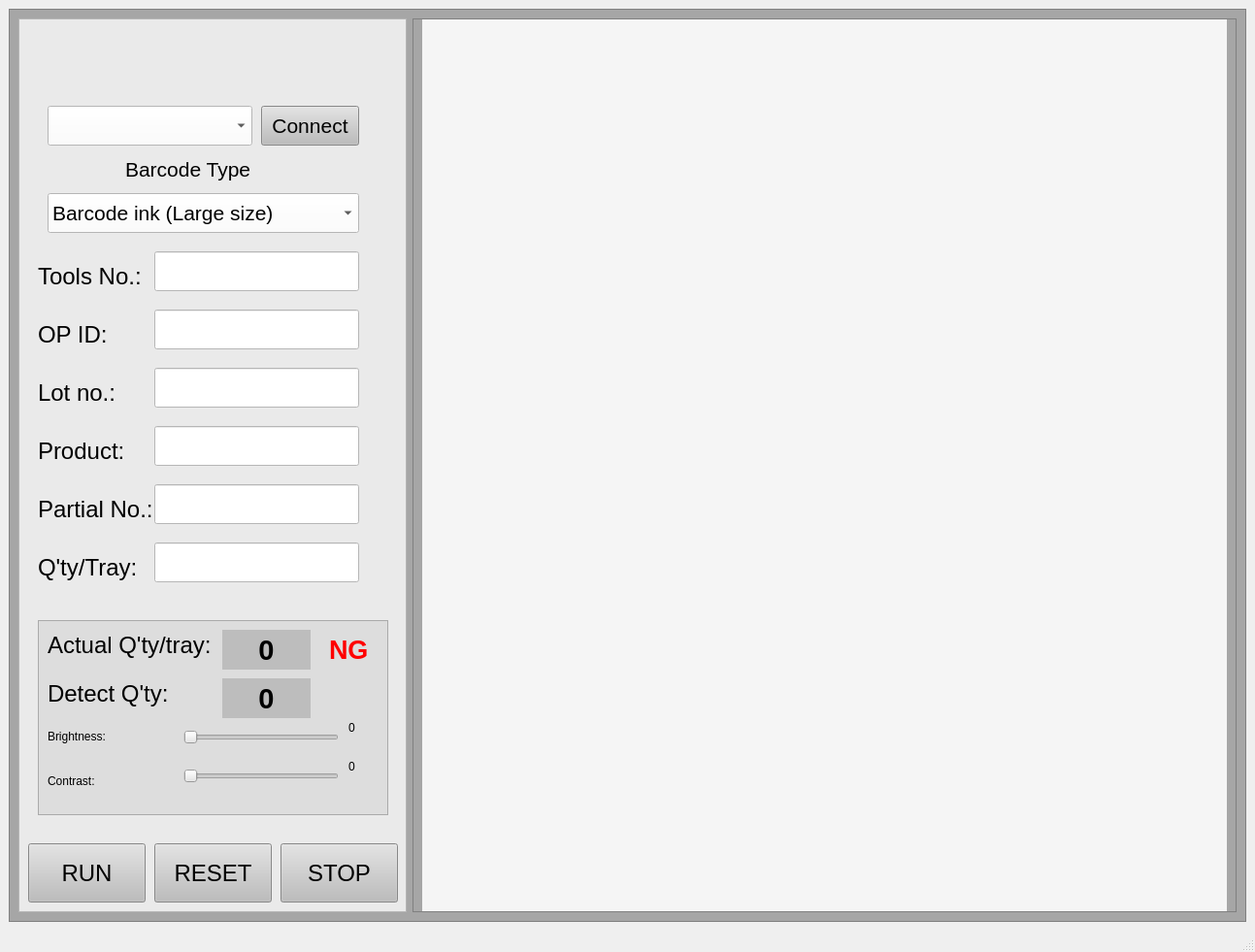
<?xml version="1.0" encoding="UTF-8"?>
<ui version="4.0">
 <class>MainWindow</class>
 <widget class="QMainWindow" name="MainWindow">
  <property name="geometry">
   <rect>
    <x>0</x>
    <y>0</y>
    <width>1293</width>
    <height>981</height>
   </rect>
  </property>
  <property name="windowTitle">
   <string>MainWindow</string>
  </property>
  <widget class="QWidget" name="centralwidget">
   <layout class="QHBoxLayout" name="horizontalLayout">
    <item>
     <widget class="QFrame" name="frame_2">
      <property name="styleSheet">
       <string notr="true">background-color: rgb(166, 166, 166);</string>
      </property>
      <property name="frameShape">
       <enum>QFrame::StyledPanel</enum>
      </property>
      <property name="frameShadow">
       <enum>QFrame::Raised</enum>
      </property>
      <layout class="QHBoxLayout" name="horizontalLayout_2">
       <item>
        <widget class="QFrame" name="frame">
         <property name="sizePolicy">
          <sizepolicy hsizetype="Expanding" vsizetype="Preferred">
           <horstretch>0</horstretch>
           <verstretch>0</verstretch>
          </sizepolicy>
         </property>
         <property name="maximumSize">
          <size>
           <width>400</width>
           <height>16777215</height>
          </size>
         </property>
         <property name="styleSheet">
          <string notr="true">background-color: rgb(234, 234, 234);</string>
         </property>
         <property name="frameShape">
          <enum>QFrame::StyledPanel</enum>
         </property>
         <property name="frameShadow">
          <enum>QFrame::Raised</enum>
         </property>
         <widget class="QComboBox" name="comboBox">
          <property name="geometry">
           <rect>
            <x>30</x>
            <y>90</y>
            <width>211</width>
            <height>41</height>
           </rect>
          </property>
          <property name="font">
           <font>
            <family>MS Shell Dlg 2</family>
            <pointsize>16</pointsize>
            <weight>50</weight>
            <italic>false</italic>
            <bold>false</bold>
           </font>
          </property>
          <property name="styleSheet">
           <string notr="true">background-color: rgb(255, 255, 255);
font: 16pt &quot;MS Shell Dlg 2&quot;;</string>
          </property>
         </widget>
         <widget class="QPushButton" name="pb_connect">
          <property name="geometry">
           <rect>
            <x>250</x>
            <y>90</y>
            <width>101</width>
            <height>41</height>
           </rect>
          </property>
          <property name="font">
           <font>
            <family>MS Shell Dlg 2</family>
            <pointsize>16</pointsize>
            <weight>9</weight>
            <italic>false</italic>
            <bold>false</bold>
           </font>
          </property>
          <property name="styleSheet">
           <string notr="true">background-color: rgb(189, 189, 189);
font: 75 16pt &quot;MS Shell Dlg 2&quot;;
</string>
          </property>
          <property name="text">
           <string>Connect</string>
          </property>
         </widget>
         <widget class="QLabel" name="op_id">
          <property name="geometry">
           <rect>
            <x>20</x>
            <y>310</y>
            <width>81</width>
            <height>31</height>
           </rect>
          </property>
          <property name="font">
           <font>
            <pointsize>18</pointsize>
           </font>
          </property>
          <property name="text">
           <string>OP ID:</string>
          </property>
         </widget>
         <widget class="QLineEdit" name="lineEdit_op_id">
          <property name="geometry">
           <rect>
            <x>140</x>
            <y>300</y>
            <width>211</width>
            <height>41</height>
           </rect>
          </property>
          <property name="styleSheet">
           <string notr="true">background-color: rgb(255, 255, 255);
font: 16pt &quot;MS Shell Dlg 2&quot;;</string>
          </property>
         </widget>
         <widget class="QLabel" name="lot">
          <property name="geometry">
           <rect>
            <x>20</x>
            <y>370</y>
            <width>91</width>
            <height>31</height>
           </rect>
          </property>
          <property name="font">
           <font>
            <pointsize>18</pointsize>
           </font>
          </property>
          <property name="text">
           <string>Lot no.:</string>
          </property>
         </widget>
         <widget class="QLineEdit" name="lineEdit_lot">
          <property name="geometry">
           <rect>
            <x>140</x>
            <y>360</y>
            <width>211</width>
            <height>41</height>
           </rect>
          </property>
          <property name="styleSheet">
           <string notr="true">background-color: rgb(255, 255, 255);
font: 16pt &quot;MS Shell Dlg 2&quot;;</string>
          </property>
         </widget>
         <widget class="QLabel" name="prd">
          <property name="geometry">
           <rect>
            <x>20</x>
            <y>430</y>
            <width>91</width>
            <height>31</height>
           </rect>
          </property>
          <property name="font">
           <font>
            <pointsize>18</pointsize>
           </font>
          </property>
          <property name="text">
           <string>Product:</string>
          </property>
         </widget>
         <widget class="QLineEdit" name="lineEdit_quantity_prd">
          <property name="geometry">
           <rect>
            <x>140</x>
            <y>420</y>
            <width>211</width>
            <height>41</height>
           </rect>
          </property>
          <property name="styleSheet">
           <string notr="true">background-color: rgb(255, 255, 255);
font: 16pt &quot;MS Shell Dlg 2&quot;;</string>
          </property>
         </widget>
         <widget class="QLabel" name="quantity_tray">
          <property name="geometry">
           <rect>
            <x>20</x>
            <y>550</y>
            <width>111</width>
            <height>31</height>
           </rect>
          </property>
          <property name="font">
           <font>
            <pointsize>18</pointsize>
           </font>
          </property>
          <property name="text">
           <string>Q'ty/Tray:</string>
          </property>
         </widget>
         <widget class="QLineEdit" name="lineEdit_quantity_tray">
          <property name="geometry">
           <rect>
            <x>140</x>
            <y>540</y>
            <width>211</width>
            <height>41</height>
           </rect>
          </property>
          <property name="styleSheet">
           <string notr="true">background-color: rgb(255, 255, 255);
font: 16pt &quot;MS Shell Dlg 2&quot;;</string>
          </property>
         </widget>
         <widget class="QFrame" name="frame_4">
          <property name="geometry">
           <rect>
            <x>20</x>
            <y>620</y>
            <width>361</width>
            <height>201</height>
           </rect>
          </property>
          <property name="styleSheet">
           <string notr="true">background-color: rgb(221, 221, 221);</string>
          </property>
          <property name="frameShape">
           <enum>QFrame::StyledPanel</enum>
          </property>
          <property name="frameShadow">
           <enum>QFrame::Raised</enum>
          </property>
          <widget class="QLabel" name="quantity_save">
           <property name="geometry">
            <rect>
             <x>10</x>
             <y>10</y>
             <width>181</width>
             <height>31</height>
            </rect>
           </property>
           <property name="font">
            <font>
             <pointsize>18</pointsize>
            </font>
           </property>
           <property name="text">
            <string>Actual Q'ty/tray:</string>
           </property>
          </widget>
          <widget class="QLabel" name="quantity_count_save">
           <property name="geometry">
            <rect>
             <x>190</x>
             <y>10</y>
             <width>91</width>
             <height>41</height>
            </rect>
           </property>
           <property name="font">
            <font>
             <pointsize>22</pointsize>
             <weight>75</weight>
             <bold>true</bold>
            </font>
           </property>
           <property name="styleSheet">
            <string notr="true">background-color: rgb(189, 189, 189);</string>
           </property>
           <property name="text">
            <string>0</string>
           </property>
           <property name="alignment">
            <set>Qt::AlignCenter</set>
           </property>
           <property name="wordWrap">
            <bool>false</bool>
           </property>
          </widget>
          <widget class="QLabel" name="quantity_result_ok_ng_actual">
           <property name="geometry">
            <rect>
             <x>300</x>
             <y>10</y>
             <width>41</width>
             <height>41</height>
            </rect>
           </property>
           <property name="font">
            <font>
             <pointsize>20</pointsize>
             <weight>75</weight>
             <bold>true</bold>
            </font>
           </property>
           <property name="styleSheet">
            <string notr="true">color: rgb(255, 0, 0);</string>
           </property>
           <property name="text">
            <string>NG</string>
           </property>
           <property name="wordWrap">
            <bool>false</bool>
           </property>
           <property name="openExternalLinks">
            <bool>false</bool>
           </property>
          </widget>
          <widget class="QLabel" name="quantity_detect">
           <property name="geometry">
            <rect>
             <x>10</x>
             <y>60</y>
             <width>141</width>
             <height>31</height>
            </rect>
           </property>
           <property name="font">
            <font>
             <pointsize>18</pointsize>
            </font>
           </property>
           <property name="styleSheet">
            <string notr="true">font: 18pt &quot;MS Shell Dlg 2&quot;;</string>
           </property>
           <property name="text">
            <string>Detect Q'ty:</string>
           </property>
          </widget>
          <widget class="QLabel" name="quantity_count_detect">
           <property name="geometry">
            <rect>
             <x>190</x>
             <y>60</y>
             <width>91</width>
             <height>41</height>
            </rect>
           </property>
           <property name="palette">
            <palette>
             <active>
              <colorrole role="WindowText">
               <brush brushstyle="SolidPattern">
                <color alpha="255">
                 <red>0</red>
                 <green>0</green>
                 <blue>0</blue>
                </color>
               </brush>
              </colorrole>
              <colorrole role="Button">
               <brush brushstyle="SolidPattern">
                <color alpha="255">
                 <red>189</red>
                 <green>189</green>
                 <blue>189</blue>
                </color>
               </brush>
              </colorrole>
              <colorrole role="Light">
               <brush brushstyle="SolidPattern">
                <color alpha="255">
                 <red>255</red>
                 <green>255</green>
                 <blue>255</blue>
                </color>
               </brush>
              </colorrole>
              <colorrole role="Midlight">
               <brush brushstyle="SolidPattern">
                <color alpha="255">
                 <red>222</red>
                 <green>222</green>
                 <blue>222</blue>
                </color>
               </brush>
              </colorrole>
              <colorrole role="Dark">
               <brush brushstyle="SolidPattern">
                <color alpha="255">
                 <red>95</red>
                 <green>95</green>
                 <blue>95</blue>
                </color>
               </brush>
              </colorrole>
              <colorrole role="Mid">
               <brush brushstyle="SolidPattern">
                <color alpha="255">
                 <red>127</red>
                 <green>127</green>
                 <blue>127</blue>
                </color>
               </brush>
              </colorrole>
              <colorrole role="Text">
               <brush brushstyle="SolidPattern">
                <color alpha="255">
                 <red>0</red>
                 <green>0</green>
                 <blue>0</blue>
                </color>
               </brush>
              </colorrole>
              <colorrole role="BrightText">
               <brush brushstyle="SolidPattern">
                <color alpha="255">
                 <red>255</red>
                 <green>255</green>
                 <blue>255</blue>
                </color>
               </brush>
              </colorrole>
              <colorrole role="ButtonText">
               <brush brushstyle="SolidPattern">
                <color alpha="255">
                 <red>0</red>
                 <green>0</green>
                 <blue>0</blue>
                </color>
               </brush>
              </colorrole>
              <colorrole role="Base">
               <brush brushstyle="SolidPattern">
                <color alpha="255">
                 <red>189</red>
                 <green>189</green>
                 <blue>189</blue>
                </color>
               </brush>
              </colorrole>
              <colorrole role="Window">
               <brush brushstyle="SolidPattern">
                <color alpha="255">
                 <red>189</red>
                 <green>189</green>
                 <blue>189</blue>
                </color>
               </brush>
              </colorrole>
              <colorrole role="Shadow">
               <brush brushstyle="SolidPattern">
                <color alpha="255">
                 <red>0</red>
                 <green>0</green>
                 <blue>0</blue>
                </color>
               </brush>
              </colorrole>
              <colorrole role="AlternateBase">
               <brush brushstyle="SolidPattern">
                <color alpha="255">
                 <red>222</red>
                 <green>222</green>
                 <blue>222</blue>
                </color>
               </brush>
              </colorrole>
              <colorrole role="ToolTipBase">
               <brush brushstyle="SolidPattern">
                <color alpha="255">
                 <red>255</red>
                 <green>255</green>
                 <blue>220</blue>
                </color>
               </brush>
              </colorrole>
              <colorrole role="ToolTipText">
               <brush brushstyle="SolidPattern">
                <color alpha="255">
                 <red>0</red>
                 <green>0</green>
                 <blue>0</blue>
                </color>
               </brush>
              </colorrole>
             </active>
             <inactive>
              <colorrole role="WindowText">
               <brush brushstyle="SolidPattern">
                <color alpha="255">
                 <red>0</red>
                 <green>0</green>
                 <blue>0</blue>
                </color>
               </brush>
              </colorrole>
              <colorrole role="Button">
               <brush brushstyle="SolidPattern">
                <color alpha="255">
                 <red>189</red>
                 <green>189</green>
                 <blue>189</blue>
                </color>
               </brush>
              </colorrole>
              <colorrole role="Light">
               <brush brushstyle="SolidPattern">
                <color alpha="255">
                 <red>255</red>
                 <green>255</green>
                 <blue>255</blue>
                </color>
               </brush>
              </colorrole>
              <colorrole role="Midlight">
               <brush brushstyle="SolidPattern">
                <color alpha="255">
                 <red>222</red>
                 <green>222</green>
                 <blue>222</blue>
                </color>
               </brush>
              </colorrole>
              <colorrole role="Dark">
               <brush brushstyle="SolidPattern">
                <color alpha="255">
                 <red>95</red>
                 <green>95</green>
                 <blue>95</blue>
                </color>
               </brush>
              </colorrole>
              <colorrole role="Mid">
               <brush brushstyle="SolidPattern">
                <color alpha="255">
                 <red>127</red>
                 <green>127</green>
                 <blue>127</blue>
                </color>
               </brush>
              </colorrole>
              <colorrole role="Text">
               <brush brushstyle="SolidPattern">
                <color alpha="255">
                 <red>0</red>
                 <green>0</green>
                 <blue>0</blue>
                </color>
               </brush>
              </colorrole>
              <colorrole role="BrightText">
               <brush brushstyle="SolidPattern">
                <color alpha="255">
                 <red>255</red>
                 <green>255</green>
                 <blue>255</blue>
                </color>
               </brush>
              </colorrole>
              <colorrole role="ButtonText">
               <brush brushstyle="SolidPattern">
                <color alpha="255">
                 <red>0</red>
                 <green>0</green>
                 <blue>0</blue>
                </color>
               </brush>
              </colorrole>
              <colorrole role="Base">
               <brush brushstyle="SolidPattern">
                <color alpha="255">
                 <red>189</red>
                 <green>189</green>
                 <blue>189</blue>
                </color>
               </brush>
              </colorrole>
              <colorrole role="Window">
               <brush brushstyle="SolidPattern">
                <color alpha="255">
                 <red>189</red>
                 <green>189</green>
                 <blue>189</blue>
                </color>
               </brush>
              </colorrole>
              <colorrole role="Shadow">
               <brush brushstyle="SolidPattern">
                <color alpha="255">
                 <red>0</red>
                 <green>0</green>
                 <blue>0</blue>
                </color>
               </brush>
              </colorrole>
              <colorrole role="AlternateBase">
               <brush brushstyle="SolidPattern">
                <color alpha="255">
                 <red>222</red>
                 <green>222</green>
                 <blue>222</blue>
                </color>
               </brush>
              </colorrole>
              <colorrole role="ToolTipBase">
               <brush brushstyle="SolidPattern">
                <color alpha="255">
                 <red>255</red>
                 <green>255</green>
                 <blue>220</blue>
                </color>
               </brush>
              </colorrole>
              <colorrole role="ToolTipText">
               <brush brushstyle="SolidPattern">
                <color alpha="255">
                 <red>0</red>
                 <green>0</green>
                 <blue>0</blue>
                </color>
               </brush>
              </colorrole>
             </inactive>
             <disabled>
              <colorrole role="WindowText">
               <brush brushstyle="SolidPattern">
                <color alpha="255">
                 <red>95</red>
                 <green>95</green>
                 <blue>95</blue>
                </color>
               </brush>
              </colorrole>
              <colorrole role="Button">
               <brush brushstyle="SolidPattern">
                <color alpha="255">
                 <red>189</red>
                 <green>189</green>
                 <blue>189</blue>
                </color>
               </brush>
              </colorrole>
              <colorrole role="Light">
               <brush brushstyle="SolidPattern">
                <color alpha="255">
                 <red>255</red>
                 <green>255</green>
                 <blue>255</blue>
                </color>
               </brush>
              </colorrole>
              <colorrole role="Midlight">
               <brush brushstyle="SolidPattern">
                <color alpha="255">
                 <red>222</red>
                 <green>222</green>
                 <blue>222</blue>
                </color>
               </brush>
              </colorrole>
              <colorrole role="Dark">
               <brush brushstyle="SolidPattern">
                <color alpha="255">
                 <red>95</red>
                 <green>95</green>
                 <blue>95</blue>
                </color>
               </brush>
              </colorrole>
              <colorrole role="Mid">
               <brush brushstyle="SolidPattern">
                <color alpha="255">
                 <red>127</red>
                 <green>127</green>
                 <blue>127</blue>
                </color>
               </brush>
              </colorrole>
              <colorrole role="Text">
               <brush brushstyle="SolidPattern">
                <color alpha="255">
                 <red>95</red>
                 <green>95</green>
                 <blue>95</blue>
                </color>
               </brush>
              </colorrole>
              <colorrole role="BrightText">
               <brush brushstyle="SolidPattern">
                <color alpha="255">
                 <red>255</red>
                 <green>255</green>
                 <blue>255</blue>
                </color>
               </brush>
              </colorrole>
              <colorrole role="ButtonText">
               <brush brushstyle="SolidPattern">
                <color alpha="255">
                 <red>95</red>
                 <green>95</green>
                 <blue>95</blue>
                </color>
               </brush>
              </colorrole>
              <colorrole role="Base">
               <brush brushstyle="SolidPattern">
                <color alpha="255">
                 <red>189</red>
                 <green>189</green>
                 <blue>189</blue>
                </color>
               </brush>
              </colorrole>
              <colorrole role="Window">
               <brush brushstyle="SolidPattern">
                <color alpha="255">
                 <red>189</red>
                 <green>189</green>
                 <blue>189</blue>
                </color>
               </brush>
              </colorrole>
              <colorrole role="Shadow">
               <brush brushstyle="SolidPattern">
                <color alpha="255">
                 <red>0</red>
                 <green>0</green>
                 <blue>0</blue>
                </color>
               </brush>
              </colorrole>
              <colorrole role="AlternateBase">
               <brush brushstyle="SolidPattern">
                <color alpha="255">
                 <red>190</red>
                 <green>190</green>
                 <blue>190</blue>
                </color>
               </brush>
              </colorrole>
              <colorrole role="ToolTipBase">
               <brush brushstyle="SolidPattern">
                <color alpha="255">
                 <red>255</red>
                 <green>255</green>
                 <blue>220</blue>
                </color>
               </brush>
              </colorrole>
              <colorrole role="ToolTipText">
               <brush brushstyle="SolidPattern">
                <color alpha="255">
                 <red>0</red>
                 <green>0</green>
                 <blue>0</blue>
                </color>
               </brush>
              </colorrole>
             </disabled>
            </palette>
           </property>
           <property name="font">
            <font>
             <family>MS Shell Dlg 2</family>
             <pointsize>22</pointsize>
             <weight>75</weight>
             <bold>true</bold>
            </font>
           </property>
           <property name="styleSheet">
            <string notr="true">background-color: rgb(189, 189, 189);</string>
           </property>
           <property name="text">
            <string>0</string>
           </property>
           <property name="alignment">
            <set>Qt::AlignCenter</set>
           </property>
           <property name="wordWrap">
            <bool>false</bool>
           </property>
          </widget>
          <widget class="QSlider" name="brightness_slider">
           <property name="geometry">
            <rect>
             <x>150</x>
             <y>110</y>
             <width>160</width>
             <height>22</height>
            </rect>
           </property>
           <property name="orientation">
            <enum>Qt::Horizontal</enum>
           </property>
          </widget>
          <widget class="QLabel" name="Brightness">
           <property name="geometry">
            <rect>
             <x>10</x>
             <y>110</y>
             <width>121</width>
             <height>20</height>
            </rect>
           </property>
           <property name="styleSheet">
            <string notr="true">font: 18pt &quot;MS Shell Dlg 2&quot;;</string>
           </property>
           <property name="text">
            <string>Brightness:</string>
           </property>
          </widget>
          <widget class="QLabel" name="label_Brightness_bar_lv">
           <property name="geometry">
            <rect>
             <x>320</x>
             <y>100</y>
             <width>21</width>
             <height>21</height>
            </rect>
           </property>
           <property name="styleSheet">
            <string notr="true">font: 16pt &quot;MS Shell Dlg 2&quot;;</string>
           </property>
           <property name="text">
            <string>0</string>
           </property>
          </widget>
          <widget class="QLabel" name="label_Contrast">
           <property name="geometry">
            <rect>
             <x>10</x>
             <y>150</y>
             <width>121</width>
             <height>31</height>
            </rect>
           </property>
           <property name="styleSheet">
            <string notr="true">font: 18pt &quot;MS Shell Dlg 2&quot;;</string>
           </property>
           <property name="text">
            <string>Contrast:</string>
           </property>
          </widget>
          <widget class="QSlider" name="contrast_slider">
           <property name="geometry">
            <rect>
             <x>150</x>
             <y>150</y>
             <width>160</width>
             <height>22</height>
            </rect>
           </property>
           <property name="orientation">
            <enum>Qt::Horizontal</enum>
           </property>
          </widget>
          <widget class="QLabel" name="label_Contrast_bar_lv">
           <property name="geometry">
            <rect>
             <x>320</x>
             <y>140</y>
             <width>31</width>
             <height>21</height>
            </rect>
           </property>
           <property name="styleSheet">
            <string notr="true">font: 16pt &quot;MS Shell Dlg 2&quot;;</string>
           </property>
           <property name="text">
            <string>0</string>
           </property>
          </widget>
         </widget>
         <widget class="QPushButton" name="pb_run">
          <property name="geometry">
           <rect>
            <x>10</x>
            <y>850</y>
            <width>121</width>
            <height>61</height>
           </rect>
          </property>
          <property name="font">
           <font>
            <pointsize>18</pointsize>
           </font>
          </property>
          <property name="autoFillBackground">
           <bool>false</bool>
          </property>
          <property name="styleSheet">
           <string notr="true">background-color: rgb(189, 189, 189);
              </string>
          </property>
          <property name="text">
           <string>RUN</string>
          </property>
         </widget>
         <widget class="QPushButton" name="pb_reset">
          <property name="geometry">
           <rect>
            <x>140</x>
            <y>850</y>
            <width>121</width>
            <height>61</height>
           </rect>
          </property>
          <property name="font">
           <font>
            <pointsize>18</pointsize>
           </font>
          </property>
          <property name="styleSheet">
           <string notr="true">background-color: rgb(189, 189, 189);</string>
          </property>
          <property name="text">
           <string>RESET</string>
          </property>
         </widget>
         <widget class="QPushButton" name="pb_stop">
          <property name="geometry">
           <rect>
            <x>270</x>
            <y>850</y>
            <width>121</width>
            <height>61</height>
           </rect>
          </property>
          <property name="font">
           <font>
            <pointsize>18</pointsize>
           </font>
          </property>
          <property name="styleSheet">
           <string notr="true">background-color: rgb(189, 189, 189);</string>
          </property>
          <property name="text">
           <string>STOP</string>
          </property>
         </widget>
         <widget class="QLabel" name="partial_no">
          <property name="geometry">
           <rect>
            <x>20</x>
            <y>490</y>
            <width>131</width>
            <height>31</height>
           </rect>
          </property>
          <property name="font">
           <font>
            <pointsize>18</pointsize>
           </font>
          </property>
          <property name="text">
           <string>Partial No.:</string>
          </property>
         </widget>
         <widget class="QLineEdit" name="lineEdit_partial_no">
          <property name="geometry">
           <rect>
            <x>140</x>
            <y>480</y>
            <width>211</width>
            <height>41</height>
           </rect>
          </property>
          <property name="styleSheet">
           <string notr="true">background-color: rgb(255, 255, 255);
font: 16pt &quot;MS Shell Dlg 2&quot;;</string>
          </property>
         </widget>
         <widget class="QLabel" name="label">
          <property name="geometry">
           <rect>
            <x>40</x>
            <y>10</y>
            <width>161</width>
            <height>51</height>
           </rect>
          </property>
          <property name="styleSheet">
           <string notr="true">image: url(:/newPrefix/1920px-Fujikura.svg.png);</string>
          </property>
          <property name="text">
           <string/>
          </property>
         </widget>
         <widget class="QLabel" name="label_2">
          <property name="geometry">
           <rect>
            <x>10</x>
            <y>930</y>
            <width>211</width>
            <height>16</height>
           </rect>
          </property>
          <property name="styleSheet">
           <string notr="true">font: 10pt &quot;MS Shell Dlg 2&quot;;</string>
          </property>
          <property name="text">
           <string>Smartfactory department Tel: 4156</string>
          </property>
         </widget>
         <widget class="QLabel" name="machine">
          <property name="geometry">
           <rect>
            <x>20</x>
            <y>250</y>
            <width>111</width>
            <height>31</height>
           </rect>
          </property>
          <property name="font">
           <font>
            <pointsize>18</pointsize>
           </font>
          </property>
          <property name="text">
           <string>Tools No.:</string>
          </property>
         </widget>
         <widget class="QLineEdit" name="lineEdit">
          <property name="geometry">
           <rect>
            <x>140</x>
            <y>240</y>
            <width>211</width>
            <height>41</height>
           </rect>
          </property>
          <property name="styleSheet">
           <string notr="true">background-color: rgb(255, 255, 255);
font: 16pt &quot;MS Shell Dlg 2&quot;;</string>
          </property>
         </widget>
         <widget class="QComboBox" name="comboBox_barcode">
          <property name="geometry">
           <rect>
            <x>30</x>
            <y>180</y>
            <width>321</width>
            <height>41</height>
           </rect>
          </property>
          <property name="font">
           <font>
            <pointsize>16</pointsize>
           </font>
          </property>
          <property name="styleSheet">
           <string notr="true">background-color: rgb(255, 255, 255);
font: 16pt &quot;MS Shell Dlg 2&quot;;</string>
          </property>
          <item>
           <property name="text">
            <string>Barcode ink (Large size)</string>
           </property>
          </item>
          <item>
           <property name="text">
            <string>Barcode ink (Small size)</string>
           </property>
          </item>
          <item>
           <property name="text">
            <string>Barcode ink (long size)</string>
           </property>
          </item>
          <item>
           <property name="text">
            <string>Barcode paper</string>
           </property>
          </item>
          <item>
           <property name="text">
            <string>Barcode SUS plate</string>
           </property>
          </item>
         </widget>
         <widget class="QLabel" name="barcode_type">
          <property name="geometry">
           <rect>
            <x>110</x>
            <y>140</y>
            <width>161</width>
            <height>31</height>
           </rect>
          </property>
          <property name="font">
           <font>
            <family>MS Shell Dlg 2</family>
            <pointsize>16</pointsize>
            <weight>50</weight>
            <italic>false</italic>
            <bold>false</bold>
           </font>
          </property>
          <property name="styleSheet">
           <string notr="true">font: 16pt &quot;MS Shell Dlg 2&quot;;</string>
          </property>
          <property name="text">
           <string>Barcode Type</string>
          </property>
         </widget>
        </widget>
       </item>
       <item>
        <widget class="QFrame" name="frame_3">
         <property name="frameShape">
          <enum>QFrame::StyledPanel</enum>
         </property>
         <property name="frameShadow">
          <enum>QFrame::Raised</enum>
         </property>
         <layout class="QVBoxLayout" name="verticalLayout">
          <property name="topMargin">
           <number>0</number>
          </property>
          <property name="bottomMargin">
           <number>0</number>
          </property>
          <item>
           <widget class="QLabel" name="vdo_frame">
            <property name="sizePolicy">
             <sizepolicy hsizetype="Expanding" vsizetype="Preferred">
              <horstretch>0</horstretch>
              <verstretch>0</verstretch>
             </sizepolicy>
            </property>
            <property name="minimumSize">
             <size>
              <width>0</width>
              <height>0</height>
             </size>
            </property>
            <property name="maximumSize">
             <size>
              <width>16777214</width>
              <height>16777215</height>
             </size>
            </property>
            <property name="styleSheet">
             <string notr="true">background-color: rgb(245, 245, 245);</string>
            </property>
            <property name="text">
             <string/>
            </property>
            <property name="scaledContents">
             <bool>true</bool>
            </property>
            <property name="alignment">
             <set>Qt::AlignCenter</set>
            </property>
           </widget>
          </item>
         </layout>
        </widget>
       </item>
      </layout>
     </widget>
    </item>
   </layout>
  </widget>
  <widget class="QStatusBar" name="statusbar"/>
 </widget>
 <resources>
  <include location="icon/logo.qrc"/>
 </resources>
 <connections/>
</ui>
